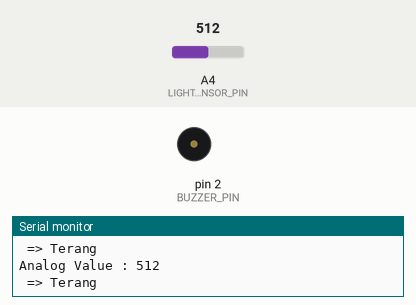
The sketch below on a simulated Arduino Uno, built with avr-gcc and run on an emulated ATmega328P. Shown: buzzer (waves = sounding, pin HIGH), the last lines printed to the serial monitor. Inputs (shaded band) come from the test bench; at power-on: A4 (LIGHT_SENSOR_PIN) = 512.

Above: at 1.8 s.
1.9 s: A4 (LIGHT_SENSOR_PIN) set to 483
At 2.4 s:
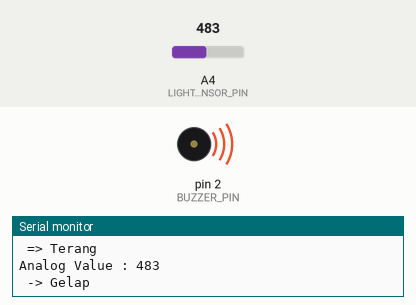
3.5 s: A4 (LIGHT_SENSOR_PIN) set to 510
At 5.2 s:
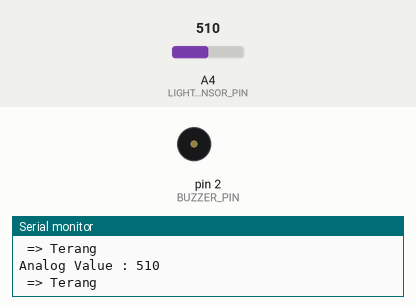
5.5 s: A4 (LIGHT_SENSOR_PIN) set to 490
At 6.7 s:
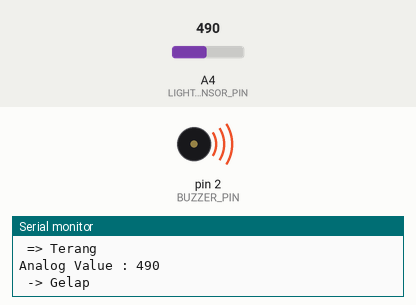
Timing chart, 0 to 8.5 s (numbered marks = the images above; inputs shaded):
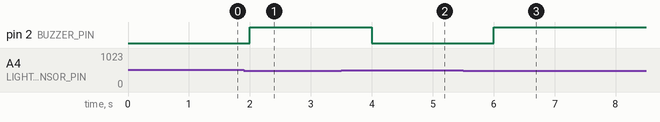

Measured:
- the behaviour switches between 500 and 499 on A4 (LIGHT_SENSOR_PIN) (found by bisection; images 0 and 1)
- after the input at 1.9 s, pin 2 (BUZZER_PIN): LOW → HIGH after 0.10 s
- after the input at 3.5 s, pin 2 (BUZZER_PIN): HIGH → LOW after 0.50 s
- after the input at 5.5 s, pin 2 (BUZZER_PIN): LOW → HIGH after 0.50 s

The sketch:

keg2.ino
```cpp
#define LIGHT_SENSOR_PIN 4
#define BUZZER_PIN 2

void setup() {
  // put your setup code here, to run once:
  pinMode(BUZZER_PIN, OUTPUT);
  Serial.begin(9600);
}

void loop() {
  // put your main code here, to run repeatedly:
  int sensorValue = analogRead (LIGHT_SENSOR_PIN);
  Serial.print("Analog Value : ");
  Serial.println(sensorValue);

  if(sensorValue < 500){
    Serial.println(" -> Gelap");
    digitalWrite(BUZZER_PIN, HIGH);
    delay(1000);
  } else {
    Serial.println(" => Terang");
    digitalWrite(BUZZER_PIN, LOW);
    delay(1000);
  }

}
```
